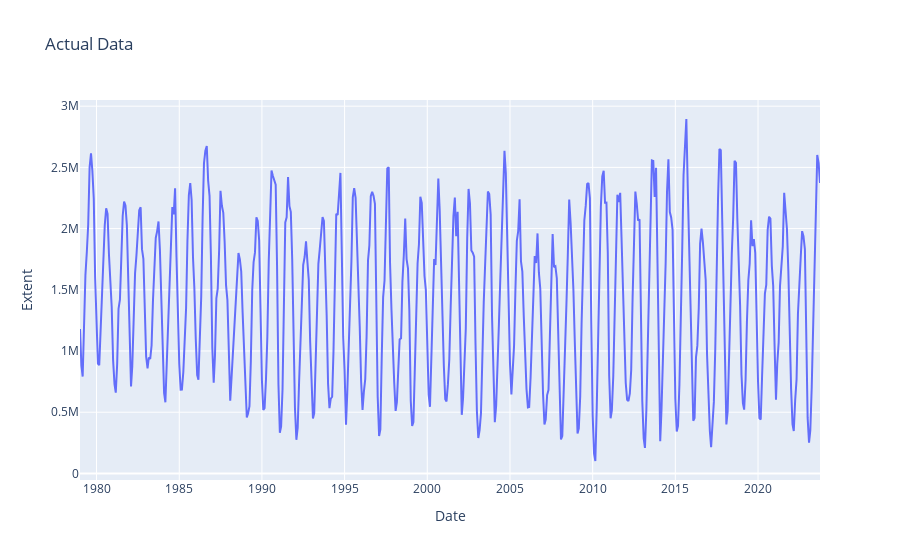

Source (notebook cell):
### Code cell
fp.plot_df(Bell_Amundsen_Extent)

### Figure 1 — Plotly figure (JSON) as saved in the notebook; plotly's stock layout.template omitted (floating-point values rounded to 4 significant figures; data arrays with more than 128 entries replaced by an {"elided": "..."} marker saying what was removed)
{"data": [{"hovertemplate": "Date: %{x}<br>Extent: %{y}", "mode": "lines", "name": "Extent", "type": "scatter", "x": {"elided": "538 str values"}, "y": {"elided": "538 float values"}}], "layout": {"title": {"text": "Actual Data"}, "xaxis": {"title": {"text": "Date"}}, "yaxis": {"title": {"text": "Extent"}}}}
